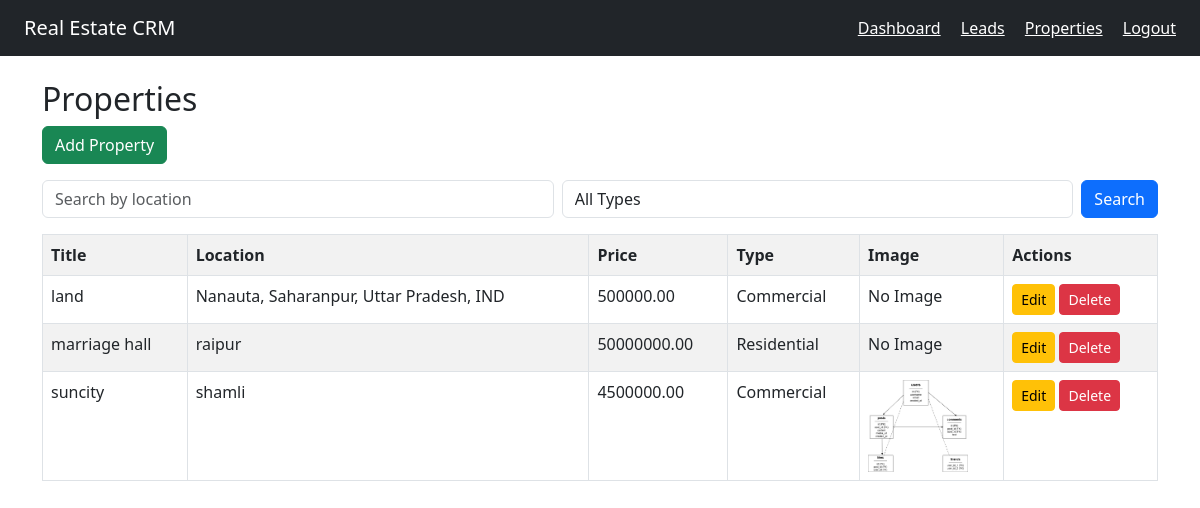
Page /properties/ on the committed database.
### properties/models.py (models this page shows, shortened)
class Property(models.Model):
    PROPERTY_TYPE = [
        ('Residential', 'Residential'),
        ('Commercial', 'Commercial'),
    ]
    title = models.CharField(max_length=200)
    location = models.CharField(max_length=200)
    price = models.DecimalField(max_digits=12, decimal_places=2)
    size = models.CharField(max_length=100)
    property_type = models.CharField(max_length=20, choices=PROPERTY_TYPE)
    description = models.TextField(blank=True, null=True)
    image = models.ImageField(upload_to='properties/', null=True, blank=True)

### properties/views.py (the view)
# urls.py: path('', views.property_list, name='property_list'),
def property_list(request):
    properties = Property.objects.all()
    search = request.GET.get('search')
    property_type = request.GET.get('property_type')
    if search:
        properties = properties.filter(location__icontains=search)
    if property_type:
        properties = properties.filter(property_type=property_type)
    return render(request, 'properties/property_list.html', {'properties': properties})

### templates/properties/property_list.html (shortened to what this page needs)
{% extends 'base.html' %}
{% block content %}
<h2>Properties</h2>
<a class="btn btn-success mb-3" href="/properties/add/">Add Property</a>
<form method="GET" class="mb-3 d-flex gap-2">
    <input class="form-control" type="text" name="search" placeholder="Search by location">
    <select class="form-control" name="property_type">
        <option value="">All Types</option>
    </select>
    <button class="btn btn-primary" type="submit">Search</button>
</form>
<table class="table table-bordered table-striped">
    <tr>
        <th>Title</th>
        <th>Location</th>
        <th>Price</th>
        <th>Type</th>
        <th>Image</th>
        <th>Actions</th>
    </tr>
    {% for p in properties %}
    <tr>
        <td>{{ p.title }}</td>
        <td>{{ p.location }}</td>
        <td>{{ p.price }}</td>
        <td>{{ p.property_type }}</td>
        <td>
            {% if p.image %}
                <img src="{{ p.image.url }}" width="100">
            {% else %}
                No Image
            {% endif %}
        </td>
        <td>
            <a class="btn btn-warning btn-sm" href="/properties/edit/{{ p.id }}/">Edit</a>
            <a class="btn btn-danger btn-sm" href="/properties/delete/{{ p.id }}/">Delete</a>
        </td>
    </tr>
    {% empty %}
    <tr>
        <td colspan="6">No properties found</td>
    </tr>
    {% endfor %}
</table>
{% endblock %}

### templates/base.html (shortened to what this page needs)
<!DOCTYPE html>
<html>
<head>
    <link href="https://cdn.jsdelivr.net/npm/bootstrap@5.3.0/dist/css/bootstrap.min.css" rel="stylesheet">
</head>
<body>
<nav class="navbar navbar-dark bg-dark px-4">
    <a class="navbar-brand" href="/">Real Estate CRM</a>
    <div>
        <a class="text-white me-3" href="/">Dashboard</a>
        <a class="text-white me-3" href="/leads/">Leads</a>
        <a class="text-white me-3" href="/properties/">Properties</a>
        <a class="text-white" href="/accounts/logout/">Logout</a>
    </div>
</nav>
<div class="container mt-4">
    {% block content %}
    {% endblock %}
</div>
</body>
</html>

### rows in the picture
Property: title "land", location "Nanauta, Saharanpur, Uttar Pradesh, IND", price "500000.00", property_type "Commercial", shows "No Image"
Property: title "marriage hall", location "raipur", price "50000000.00", property_type "Residential", shows "No Image"
Property: title "suncity", location "shamli", price "4500000.00", property_type "Commercial", image (picture)
